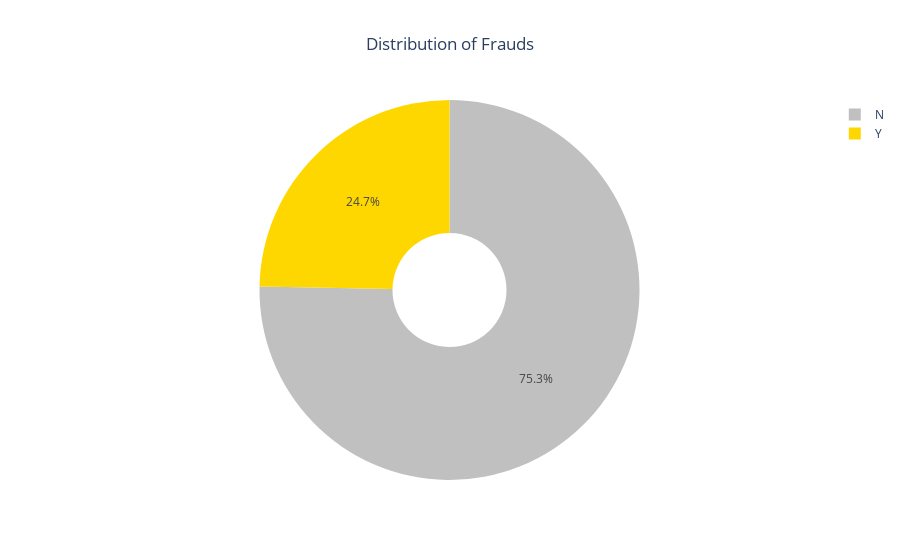

Here is the notebook cell this chart was saved with:
### Markdown cell above
## Data Visualizations

### Code cell
# Compute fraud report distribution
fraud_counts = data['fraud_reported'].value_counts()

# Define labels and values
labels = fraud_counts.index
sizes = fraud_counts.values
colors = ['silver', 'gold']

# Create pie chart trace with better formatting
trace = go.Pie(
    labels=labels,
    values=sizes,
    marker=dict(colors=colors),
    name='Frauds',
    hole=0.3
)

# Define layout with enhanced readability
layout = go.Layout(
    title='Distribution of Frauds',
    title_x=0.5  # Center the title for better visual balance
)

# Create and plot figure
fig = go.Figure(data=[trace], layout=layout)
py.iplot(fig)

### Figure 1 — Plotly figure (JSON) as saved in the notebook; plotly's stock layout.template omitted (floating-point values rounded to 4 significant figures)
{"data": [{"hole": 0.3, "labels": ["N", "Y"], "marker": {"colors": ["silver", "gold"]}, "name": "Frauds", "type": "pie", "values": [753, 247]}], "layout": {"title": {"text": "Distribution of Frauds", "x": 0.5}}}
